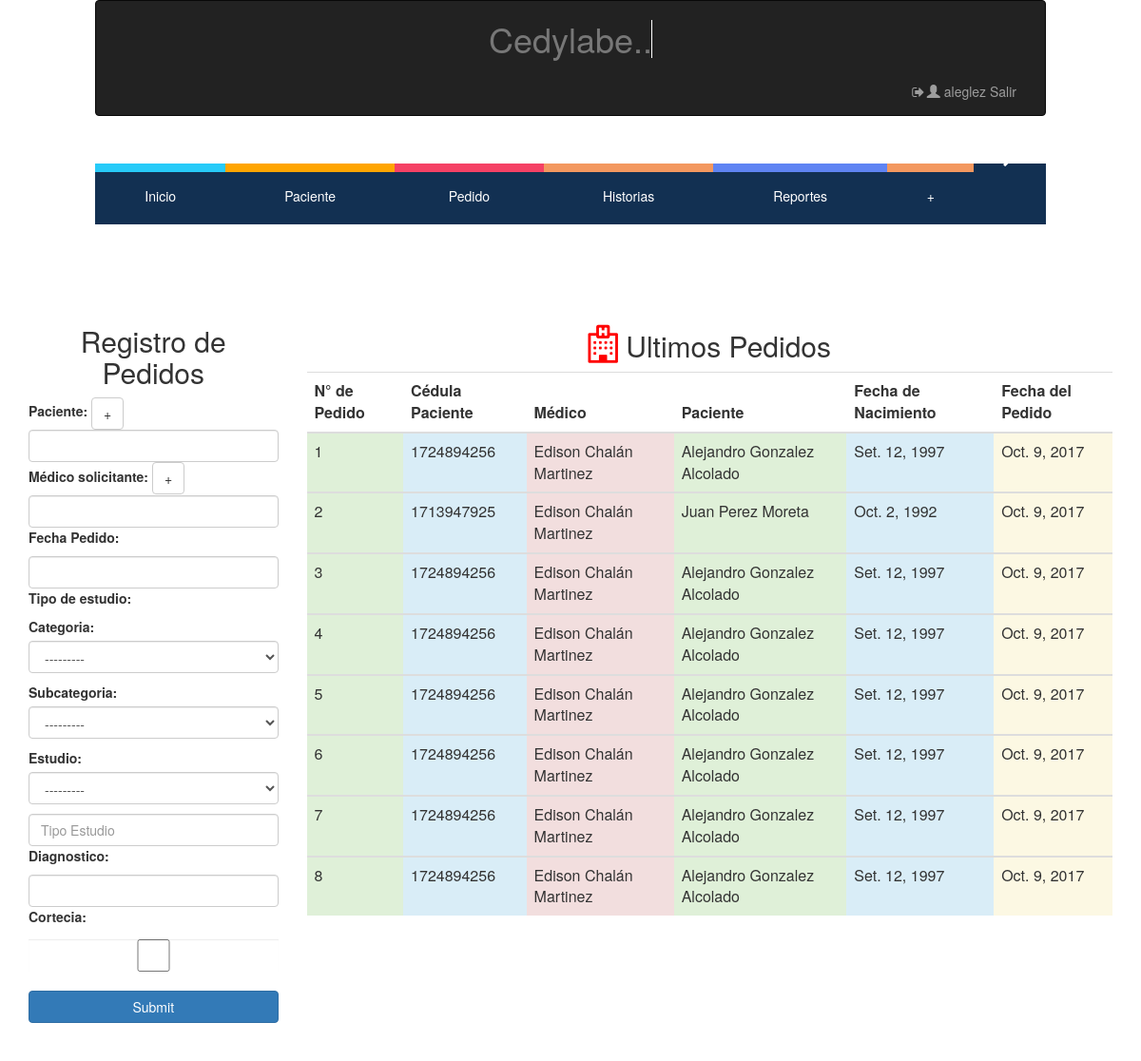
The page /pedidos/ (signed in) on the database as committed earlier.
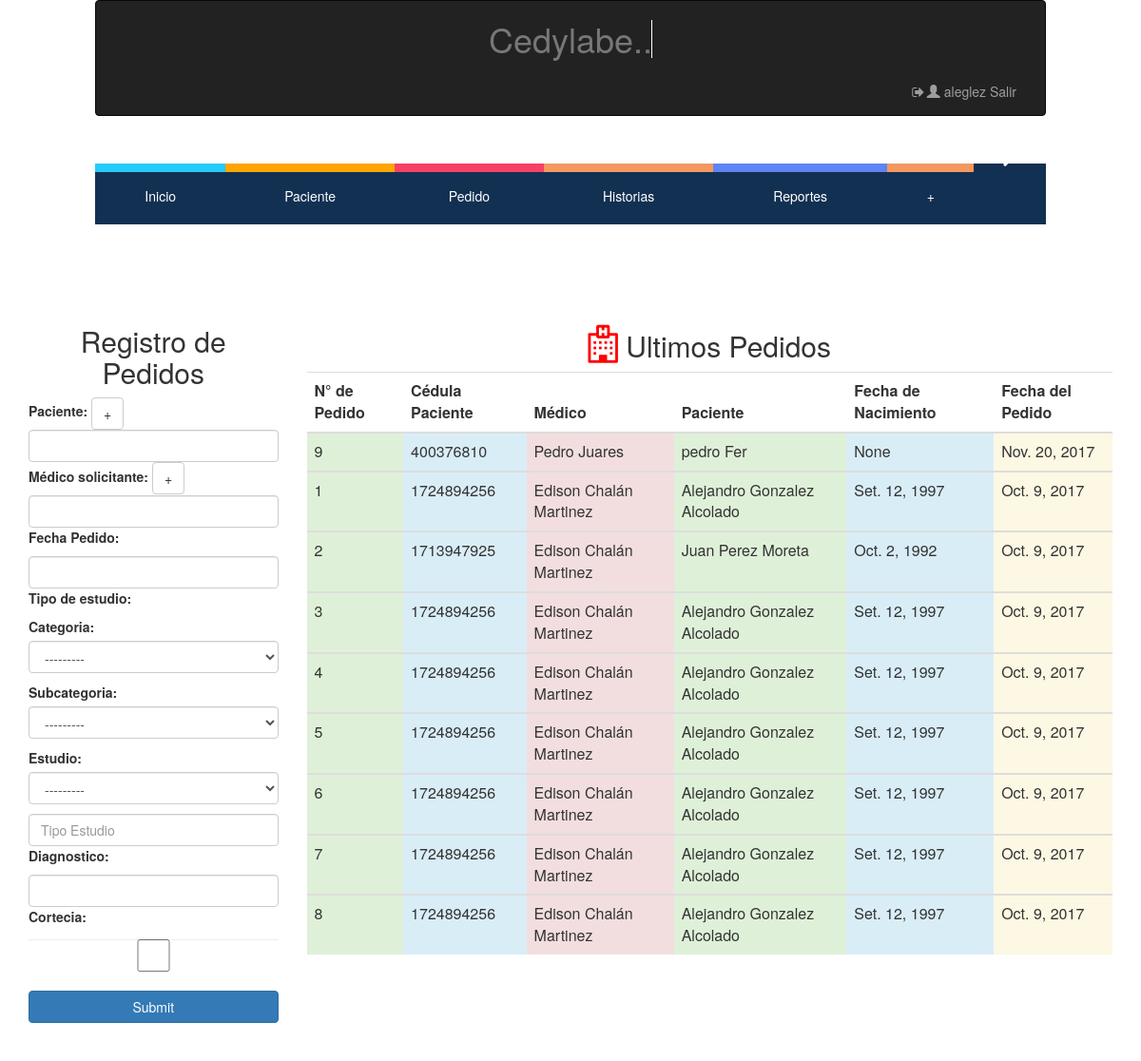
The same page on the database as committed later.
### hcapp/models.py (models this page shows, shortened)
class Pedido(models.Model):
    TRUE_FALSE_CHOICE = ((True, "Yes"),(False, "No"))
    Paciente= models.ForeignKey(Paciente, on_delete=models.PROTECT)
    Medico= models.ForeignKey(MedicoSolicitante, on_delete=models.PROTECT)
    Diagnostico_presuntivo= models.CharField(max_length=255, null=True, blank=True)
    Fecha_pedido = models.DateField(auto_now=True) # auto_add será valido ???
    Fecha = models.DateField(auto_now=True)
    Cortecia = models.BooleanField(choices=TRUE_FALSE_CHOICE)

class Paciente (models.Model):
    Cedula = models.IntegerField(null=False, blank=False, unique=True, error_messages={'unique':"Ya existe un paciente con esta cédula en el sistema"}) # es necesaria?
    Nombre = models.CharField(max_length=128, null=False, blank=False)
    Apellido = models.CharField(max_length=128, null=False, blank=False)
    Telefono = models.IntegerField(validators=[MaxValueValidator(9999999999)], null=True, blank=True)
    Fecha_nacimiento= models.DateField(null= True, blank=True)
    Fecha_ingreso= models.DateField(auto_now=True, auto_now_add=False)
    '''def save(self, *args, **kwargs):
        if not self.Edad:
            self.Edad = calculate_age(self.Fecha_nacimiento)
        super(Paciente, self).save(*args, **kwargs)'''

class MedicoSolicitante (models.Model):
    Nombre = models.CharField(max_length=128, null=False, blank=False)
    Apellido = models.CharField(max_length=128, null=False, blank=False)
    Telefono = models.IntegerField(validators=[MaxValueValidator(9999999999)], null=True, blank=True)
    Fecha = models.DateField(auto_now=True)

### hcapp/views.py (the view)
# urls.py: url(r'^pedidos/$',user_passes_test(views.superuser_or_medico)(views.PedidosHome) ,name="Home-Pedidos"),
def PedidosHome(request):
    nform=NombreEstudioForm()
    form=PedidoForm()
    drop=TipoEstudioForm()
    ultimos_pedidos= Pedido.objects.order_by('-Fecha')[:10]
    context={'form':form, 'nombre_estudio_form':nform,
    'drop_form':drop, 'ultimos_pedidos':ultimos_pedidos}
    return render(request, "hcapp/pedidos_home.html",context )

### hcapp/forms.py
class PedidoForm(forms.Form):
    Paciente = forms.CharField(validators=[validar_cliente_existe], widget=forms.TextInput(attrs={'class': 'form-control'}))
    Medico= forms.CharField(validators=[validar_medico_existe], label='Médico solicitante',required=False)
    Fecha= forms.DateField(label='Fecha Pedido',required=False)
    Estudio=forms.CharField(widget=forms.TextInput(attrs={'placeholder': 'Tipo Estudio', 'title': 'Escribe el nombre del estudio y se autocompletará'}), label='Tipo de estudio',validators=[validar_estudio_existe])
    Diagnostico=forms.CharField(required=False)
    Cortecia = forms.BooleanField(widget=forms.CheckboxInput(attrs={'title': 'Haz click si este pedido será una Cortecía'}),required=False)
    def __init__(self, *args, **kwargs):
        super(PedidoForm, self).__init__(*args, **kwargs)
        for x, y in self.fields.items():
            self.fields[x].widget.attrs.update({'class': 'form-control'})

class NombreEstudioForm(forms.Form):
    Estudio=forms.CharField(widget=forms.TextInput(attrs={'class': 'form-control'}), label='Tipo de estudio',validators=[validar_estudio_existe],required=False)

### hcapp/templates/hcapp/pedidos_home.html (shortened to what this page needs)
{% extends "hcapp/index.html" %}
{% load staticfiles %}
{% block contenido %}
<div class="container">
  <div class="row">
    <div class="col-md-3 col-xs-4 col-sm-6">
      <form method="post" action="{% url 'hcapp:Crear-Pedidos' %}">
        <h2 align="center">Registro de Pedidos</h2>
          {% for field in form%}
          <label> {{field.label_tag}} </label>
          {% if field.name == 'Paciente' %}
        <input title="Crear nuevo Paciente" target="_blank" type="button" class="btn btn-default" value="+" onclick="window.open('{% url 'hcapp:Crear-Paciente' %}')">
        {% endif %}
        {% if field.name == 'Medico' %}
        <input title="Crear nuevo Médico" type="button" class="btn btn-default" value="+" onclick="window.open ('{% url 'hcapp:Crear-Medico' %}')">
        {% endif %}
        {% if field.name == 'Estudio' %}
        {{drop_form.as_p}}
        {% endif %}
            <div > {{ field }} </div>
        {% endfor %}
        <br>
        <input type="submit" class="btn btn-primary btn-block" name="enviar">
        <br>
    </form>
    </div>
      <div class="col-md-9 col-xs-8 col-sm-6">
        <div class="table-responsive" align="center">
          <table class="table Contextual Classes" >
                          <thead>
                              <tr colspan="6" align="center"><center><h2><i class="fa fa-hospital-o" style="font-size:40px;color: red"></i> Ultimos Pedidos</h2></center></tr>
                            <tr>
                                <th align="center"> N° de Pedido </th>
                                <th align="center"> Cédula Paciente </th>
                                <th align="center"> Médico </th>
                                <th align="center"> Paciente </th>
                                <th align="center"> Fecha de Nacimiento </th>
                                <th align="center"> Fecha del Pedido </th>
                            </tr>
                          </thead>
                              {% for pedido in ultimos_pedidos %}
                          <tbody>
                           <tr>
                                <td class="success">
                                   {{pedido.pk}}
                                </td>
                                <td class="info">
                                   {{pedido.Paciente.Cedula}}
                                </td>
                                <td class="danger">
                                    {{pedido.Medico.Nombre}} {{pedido.Medico.Apellido}}
                                </td>
                                <td class="success">
                                    {{pedido.Paciente.Nombre }}  {{pedido.Paciente.Apellido}}
                                </td>
                                <td class="info">
                                  {{pedido.Paciente.Fecha_nacimiento}}
                                </td>
                                <td class="warning">
                                  {{pedido.Fecha_pedido}}
                                </td>
                            </tr>
                            </tbody>
                            {% endfor %}
                    </table>
                </div>
            </div>
        <br>
  </div>
</div>
{% endblock contenido %}

Rows that differ between the two databases and show on the page:
added Pedido: pk "9", Paciente.Cedula "400376810", Medico.Nombre "Pedro", Medico.Apellido "Juares", Paciente.Nombre "pedro", Paciente.Apellido "Fer", Paciente.Fecha_nacimiento "None", Fecha_pedido "Nov. 20, 2017"
